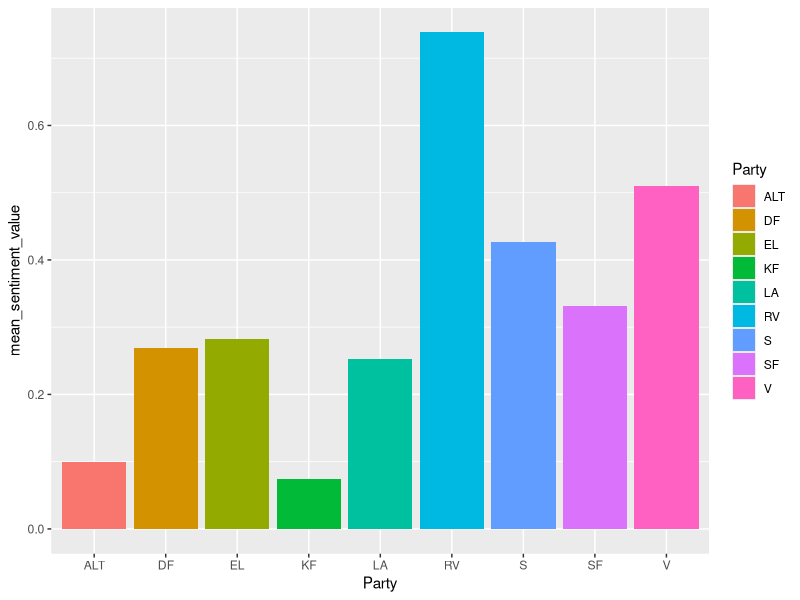
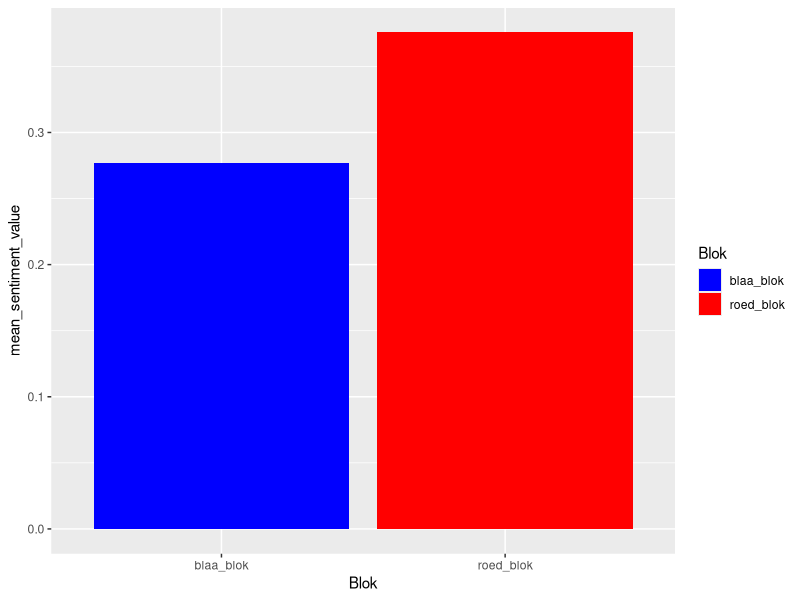

Source code (R) for these figures, in order:
## ---- chunk 1
knitr::opts_chunk$set(echo = TRUE)
## ---- chunk 2
library(tidyverse)
library(tidytext)
library(tm)
## ---- chunk 3
library(tidyverse)

kina <- read_delim("../data/kina.txt")
## ---- chunk 4
head(kina)
## ---- chunk 5
kina_tidy <- kina %>% 
  unnest_tokens(word, Text) #tidytext tokenization
## ---- chunk 6
stopwords_dansk <- tibble(word = stopwords(kind = "danish"))
## ---- chunk 7
AFINN_dansk <- read_csv("../data/AFINN_dansk.csv")
## ---- chunk 8
kina_tidy_2 <- kina_tidy %>% 
  anti_join(stopwords_dansk, by = "word") %>% #stopwords in Danish
  left_join(AFINN_dansk, by = "word") #left join with AFINN Index in Danish
## ---- chunk 9
kina_sentiment_value <- kina_tidy_2 %>% 
  filter(Role != "formand") %>% 
  group_by(Party) %>% 
  summarize(
    mean_sentiment_value = mean(sentiment_value, na.rm=TRUE)
  )
## ---- chunk 10
kina_sentiment_value %>% 
  ggplot(aes(x = Party, y = mean_sentiment_value, fill = Party)) + 
  geom_col() +
  labs(x= "Party")
## ---- chunk 11
roed_blok <- tibble(Party = c("ALT", "EL", "SF", "S", "RV"), Blok = c("roed_blok"))
blaa_blok <- tibble(Party = c("V", "KF", "LA", "DF"), Blok = c("blaa_blok"))
blok <- bind_rows(roed_blok, blaa_blok)
kina_tidy_blokke <- kina_sentiment_value %>% 
  left_join(blok, by = "Party")
## ---- chunk 12
kina_blokke_sentiment_value <- kina_tidy_blokke %>% 
  group_by(Blok) %>% 
  summarize(
    mean_sentiment_value = mean(mean_sentiment_value, na.rm=TRUE)
  )
## ---- chunk 13
kina_blokke_sentiment_value %>% 
  ggplot(aes(x = Blok, y = mean_sentiment_value, fill = Blok)) + 
  geom_col() +
  scale_fill_manual(values = c("blue", "red")) +
  labs(x= "Blok")
